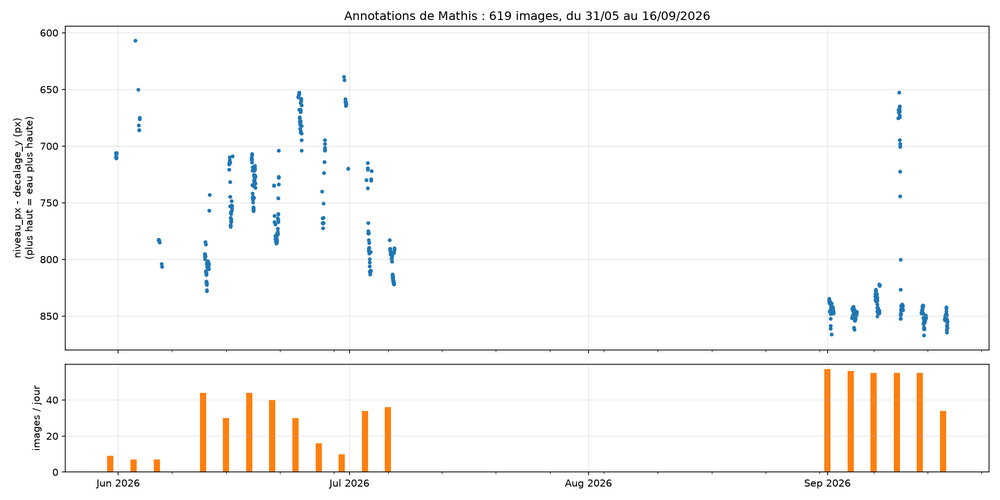
#> input picture donnees/figures/frise_annotations_mathis.png, 1000 x 500 px, shrunk from 2100 x 1050 before the run
$ python -i Lignes_pixels_canny_gradient.py   (imports and definitions only)
#> lines starting #> are read from the running program, lines starting #| are printed output that depends on the picture; after the words box and inside, x2 and y2 are one past the last pixel; in counts of white or black regions, pixels touching at a corner belong together
import cv2
import pathlib
import numpy as np
import matplotlib.pyplot as plt
from matplotlib.backends.backend_pdf import PdfPages

# ==========================================
# 1. PARAMÈTRES
# ==========================================

images = sorted((next(p for p in pathlib.Path(__file__).resolve().parents if (p / "donnees").is_dir()) / "data/raw/romanche-01/2026/06/15").glob("*.jpg"))

# Zone verticale de recherche (on garde ta zone)
Y_MIN_RATIO = 0.35
Y_MAX_RATIO = 0.55

# Lissage du signal (un peu plus grand pour bien lisser les micro-variations des rochers)
SMOOTHING = 49

# Paramètres de Canny
CANNY_LOW = 50
CANNY_HIGH = 150


# ==========================================
# 2. FONCTION DE DÉTECTION
# ==========================================

def detect_waterline(image_path):

    image_bgr = cv2.imread(str(image_path))
#> image_bgr is the input picture: shape (500, 1000, 3); mean B, G, R 247.4, 248.6, 249.9

    if image_bgr is None:
        raise FileNotFoundError(image_path)

    image_rgb = cv2.cvtColor(image_bgr, cv2.COLOR_BGR2RGB)
    height, width, _ = image_rgb.shape
#> height = 500; width = 1000

    # 1. Préparation pour Canny
    gray = cv2.cvtColor(image_bgr, cv2.COLOR_BGR2GRAY)
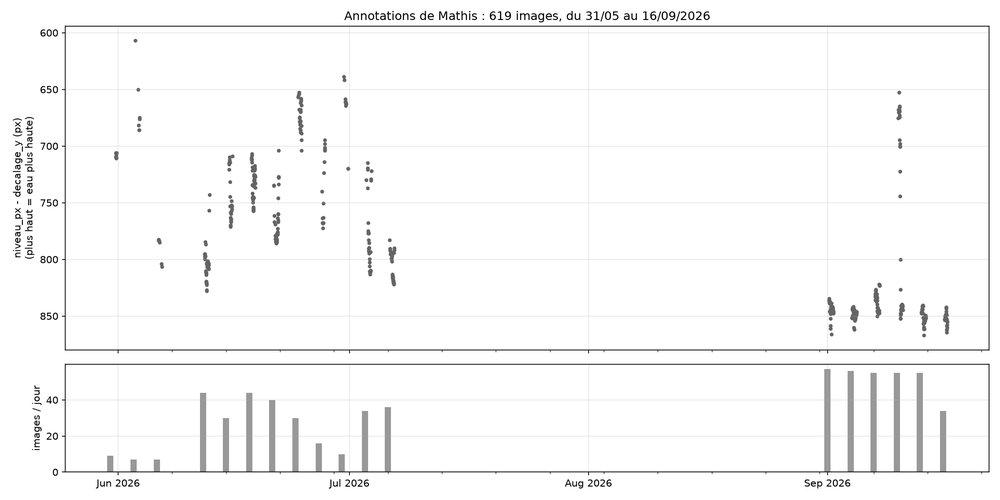
#> gray: shape (500, 1000); min 0, max 255, mean 248.9
    blurred = cv2.GaussianBlur(gray, (5, 5), 0)
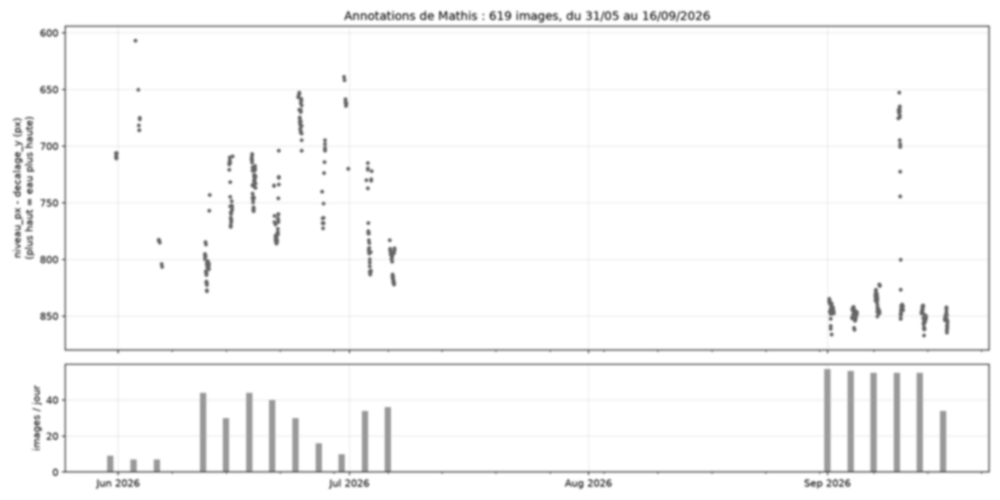
#> blurred: shape (500, 1000); min 100, max 255, mean 248.9
    edges = cv2.Canny(blurred, CANNY_LOW, CANNY_HIGH)
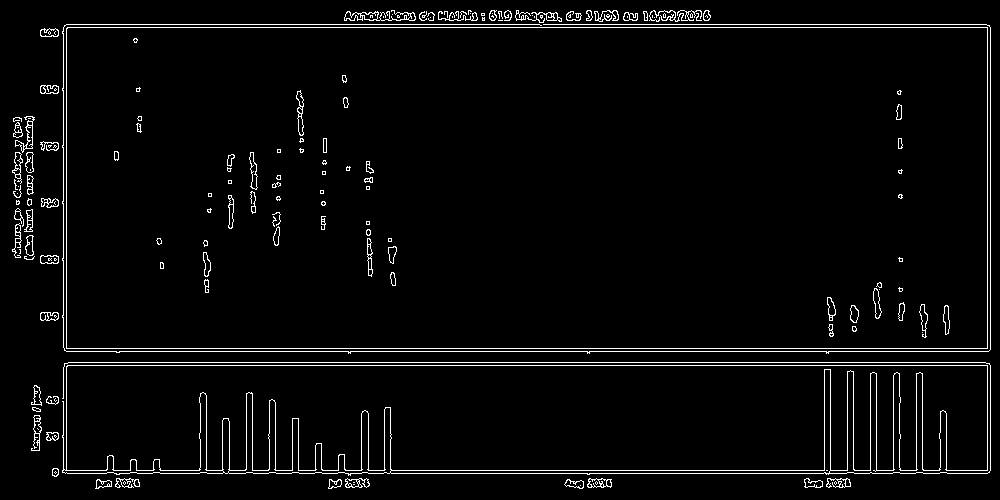
#> edges: shape (500, 1000); 3.4% white in thin lines or dots

    # 2. Morphologie horizontale (relie les contours)
    kernel_horizontal = np.ones((1, 15), np.uint8)
    edges_closed = cv2.morphologyEx(edges, cv2.MORPH_CLOSE, kernel_horizontal)
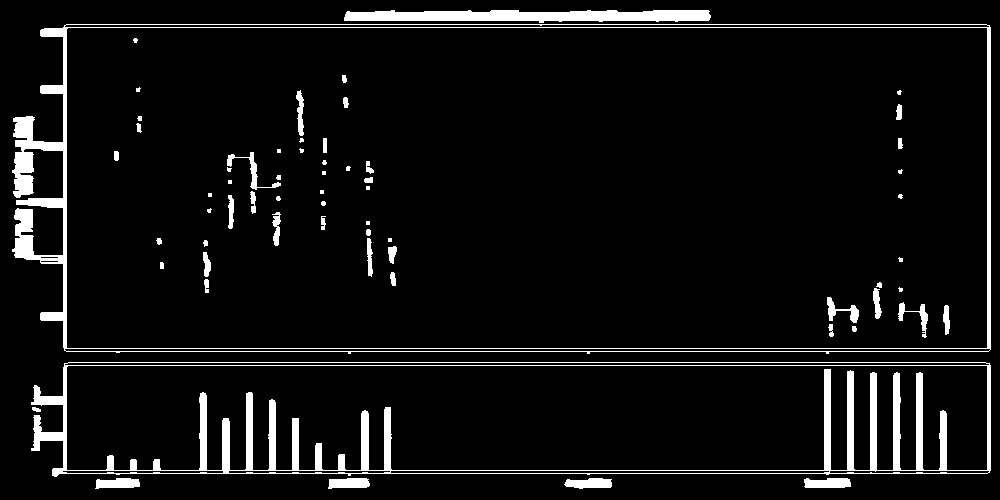
#> edges_closed: shape (500, 1000); 6.4% white; 64 white regions (20 under 20 px), largest, box (x1, y1, x2, y2) and area: (31, 362, 991, 477) 13273, (12, 24, 991, 354) 9967, (344, 10, 711, 23) 3630

    # 3. Profil de densité de contours par ligne
    profile = np.sum(edges_closed, axis=1).astype(np.float32) / 255.0
#> profile = 500 values, max 939 at index 470, min 0 at index 0, mean 64.24

    # 4. Lissage du profil
    profile_smooth = cv2.GaussianBlur(
        profile.reshape(-1, 1),
        (1, SMOOTHING),
        0
    ).flatten()
#> profile_smooth = 500 values, max 232.2 at index 19, min 8.16 at index 59, mean 64.33

    # 5. LA CLÉ DU PROBLÈME : Calcul du gradient (dérivée)
    # On cherche là où la densité de contours CHUTE (gradient négatif).
    # On prend l'opposé pour avoir un pic positif au niveau de la chute.
    gradient = -np.gradient(profile_smooth)
#> gradient = 500 values, max 13.2 at index 29, min -14.35 at index 9, mean 0.0749

    # On ajoute un petit lissage sur le gradient pour éviter les pics isolés
    gradient_smooth = cv2.GaussianBlur(
        gradient.reshape(-1, 1),
        (1, 21),
        0
    ).flatten()
#> gradient_smooth = 500 values, max 11.92 at index 30, min -12.11 at index 9, mean 0.0722

    # 6. Région de recherche
    y_min = int(height * Y_MIN_RATIO)
#> y_min = 175
    y_max = int(height * Y_MAX_RATIO)
#> y_max = 275

    # 7. Recherche du maximum de la CHUTE de contours
    local_index = np.argmax(gradient_smooth[y_min:y_max])
#> local_index = 90
    waterline_y = y_min + local_index
#> waterline_y = 265

    # Image avec ligne détectée
    result = image_rgb.copy()
    cv2.line(
        result,
        (0, waterline_y),
        (width - 1, waterline_y),
        (255, 0, 0),
        4
    )
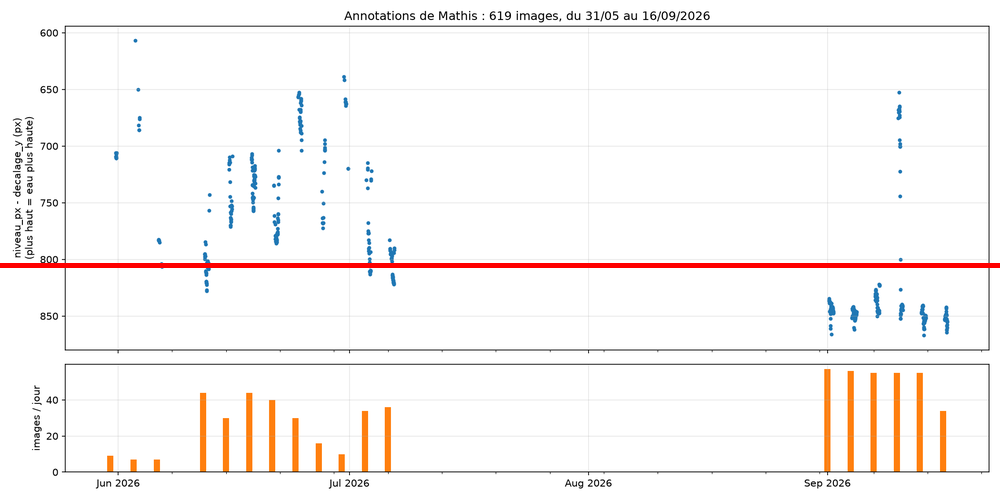
#> result: shape (500, 1000, 3); mean R, G, B 250, 246.1, 244.9

    return image_rgb, result, edges_closed, profile_smooth, gradient_smooth, waterline_y, y_min, y_max


# ==========================================
# 3. TRAITEMENT ET CRÉATION DU RAPPORT PDF
# ==========================================

# [45 lines not run here, left out]

>>> result = detect_waterline('../../donnees/figures/frise_annotations_mathis.png')
#> result = 8 items
